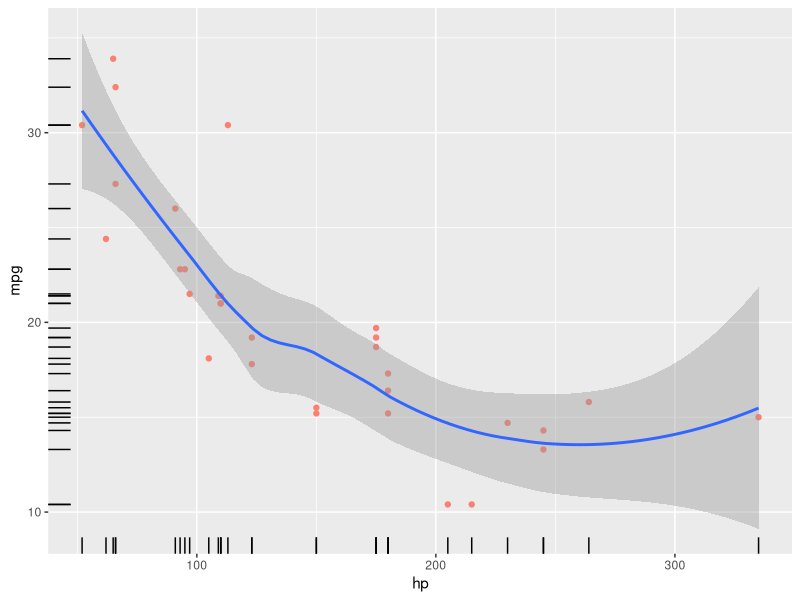
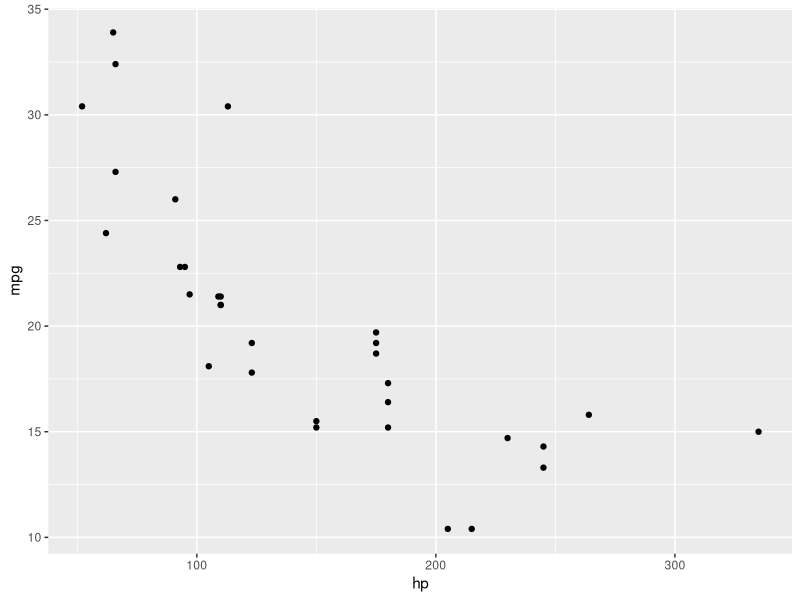
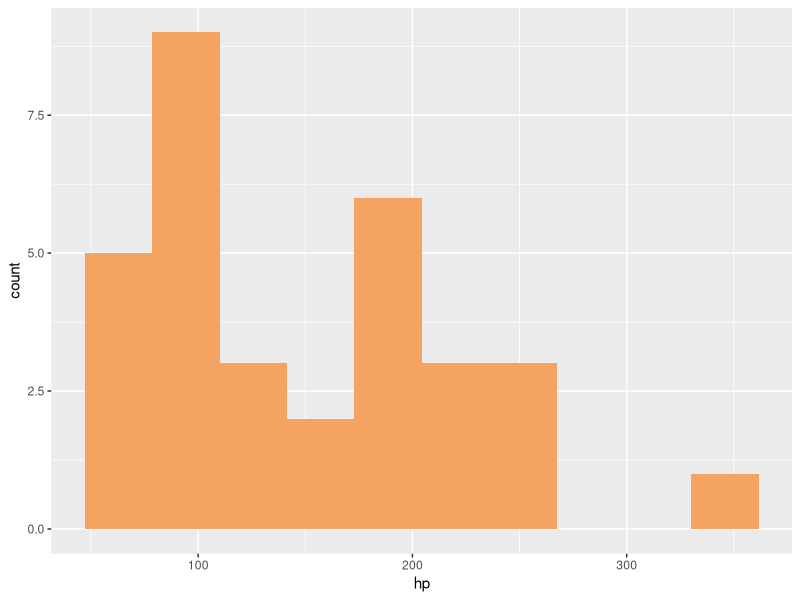
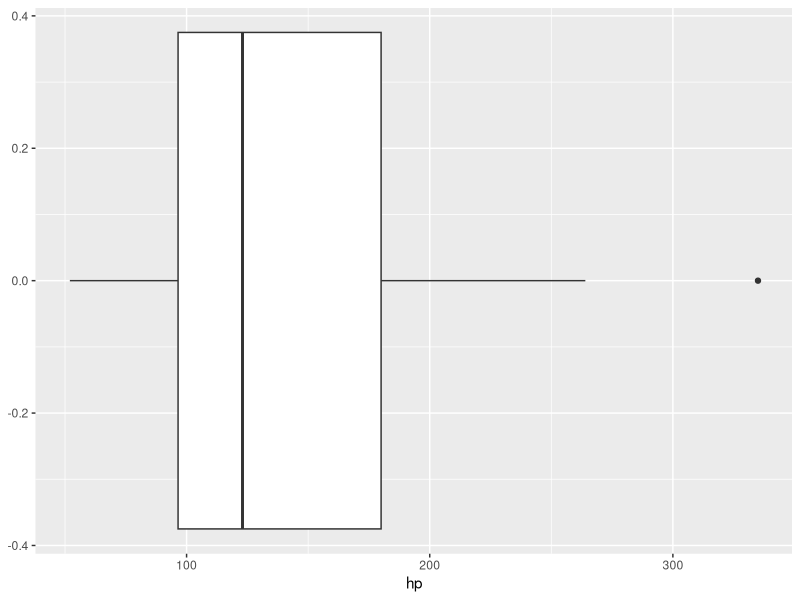
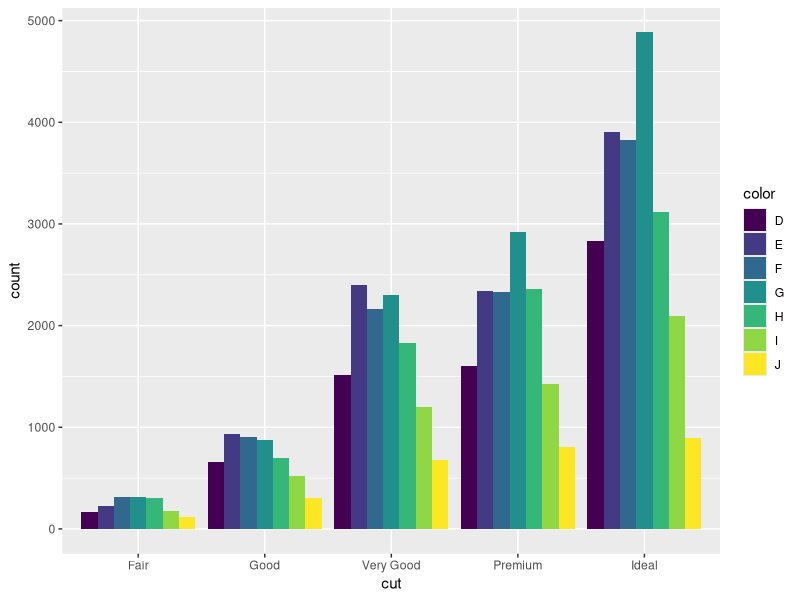
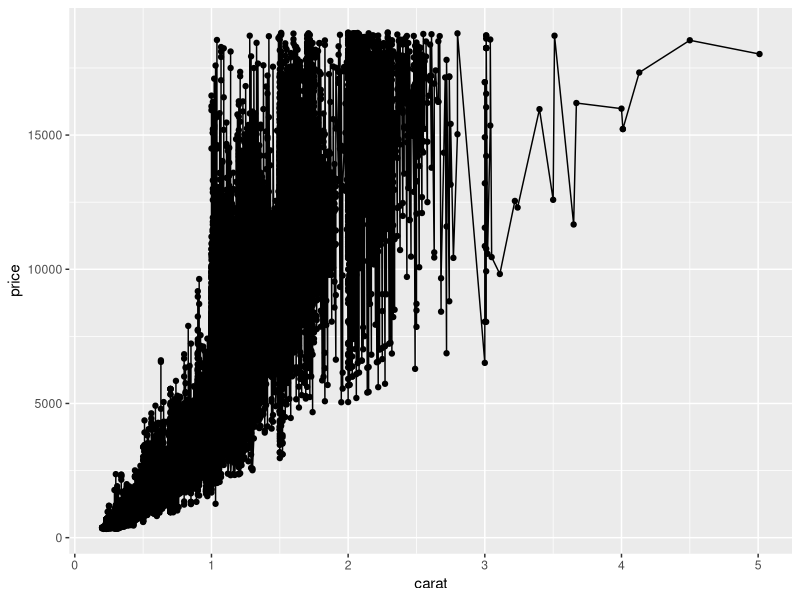
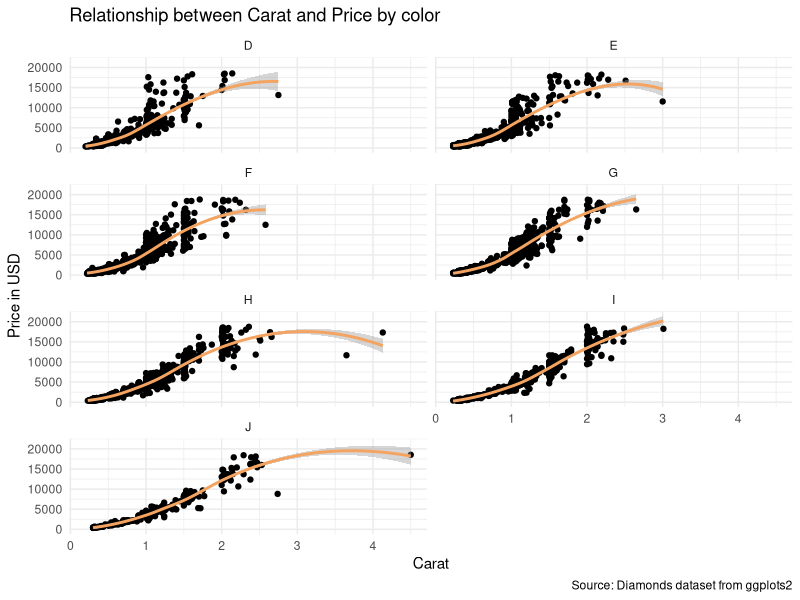
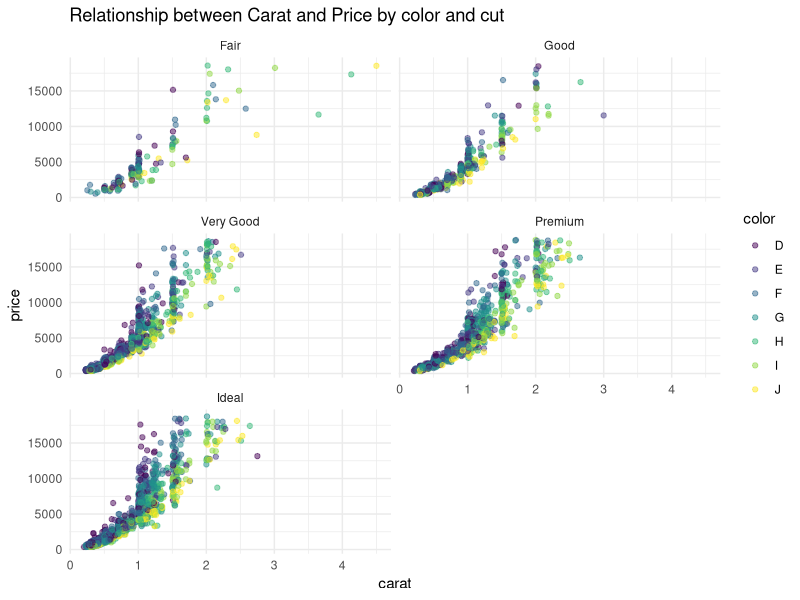

Write R code to recreate these figures, in order.
## ggplots2
library(tidyverse)

## first plot 
ggplot(data = mtcars, mapping = aes(x = hp, y = mpg)) + 
  geom_point(size = 1.5, col = "salmon") + 
  geom_smooth() + 
  geom_rug()

## shorthen the code 
ggplot(mtcars, aes(x = hp, y = mpg)) +
  geom_point()


ggplot(mtcars, aes(hp)) + 
  geom_histogram(bins = 10, fill = "sandybrown")

## assign base layer to object

e <- ggplot(mtcars, aes(hp))

e + geom_boxplot()

## box plot by groups 
data("diamonds")
diamonds %>% 
  count(cut)
## fill variable in variable
ggplot(diamonds, aes(cut, fill = color)) + 
  geom_bar( position = "dodge") # dodge / fill

### Scatter plot
ggplot(diamonds, aes(carat, price)) + 
  geom_point() + 
  geom_line()

## get sample from population
set.seed(45)
diamonds_sam <- sample_n(diamonds, 5000)

ggplot(diamonds_sam, aes(carat, price)) +
  geom_point() + 
  geom_smooth(col = "sandybrown") +
  facet_wrap(~color, nrow = 4) +
  theme_minimal() + ## change background color
  labs(title = "Relationship between Carat and Price by color", 
       x = "Carat",
       y = "Price in USD",
       caption = "Source: Diamonds dataset from ggplots2")





ggplot(diamonds_sam, aes(carat, price, col = color)) +
  geom_point(size = 1.5, alpha = 0.5) + 
  facet_wrap(~cut, nrow = 4) +
  theme_minimal() + 
  labs (title = "Relationship between Carat and Price by color and cut")

